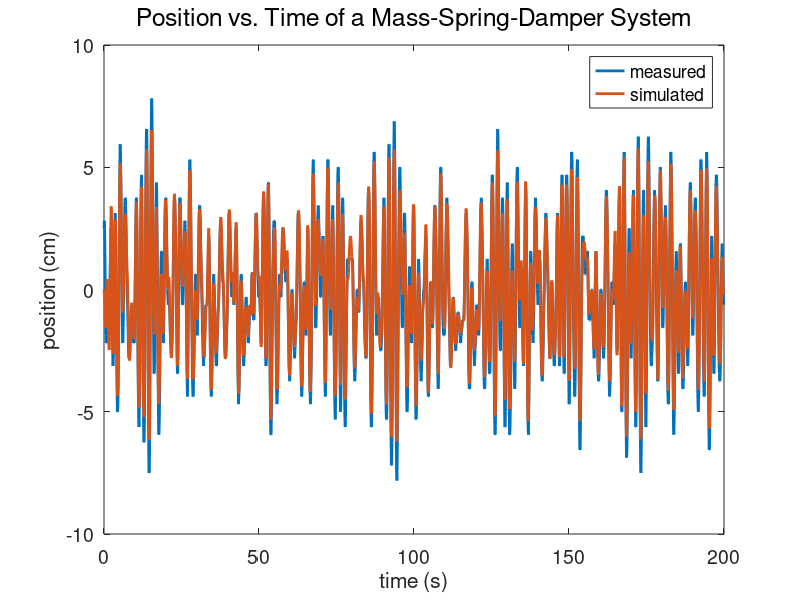

Write the MATLAB code that produced this figure. (Note: this script raises an error after producing the figure.)
%% MAE 283A: Homework 2, Question 3 by David Lim

%% 3.1: Parameter estimation

% Load data
clear
load('mass_spring_damper.mat')

% Define indices
t_i = 3;
N = length(t);
idx = (t_i:N);

% Define data matrices
PHI = [ u(idx-1) u(idx-2) -y(idx-1) -y(idx-2) ];
Y = y(idx);

% Compute LS estimate
theta_LS = PHI\Y

%% 3.2: Simulation

% Sampling time:
Delta_T = mean(diff(t));

% Define discrete-time transfer function model
num = theta_LS(1:2)';
den = [1 theta_LS(3:4)'];
G = tf(num,den,Delta_T);

% Simulate model with input data
y_sim = lsim(G,u,t);

% Plot results
figure(1)
h = plot(t,[y y_sim],'LineWidth',2);
xlabel('time (s)')
ylabel('position (cm)')
legend('measured','simulated')
set(gca,'FontSize',14)
title('Position vs. Time of a Mass-Spring-Damper System','FontWeight','Normal','FontSize',18)

%% 3.3: Physical parameter estimation

% Obtain DC gain
gain_dc = evalfr(G,1);

% Obtain approximate damped resonant frequency and peak gain
[gain_max,w_d] = getPeakGain(G);

% Estimate damping ratio based on normalized resonant peak gain
syms zeta; zeta = min( double( solve( (2*zeta*sqrt(1-zeta^2))^-1 == gain_max/gain_dc, zeta ) ) );

% Estimate natural frequency
w_n = w_d/sqrt(1-zeta^2);

% Estimate spring constant (N/m) (made sure to convert cm to m)
k_hat = 1/(0.01*gain_dc)

% Estimate mass (kg)
m_hat = k_hat/w_n^2

% Estimate damping coefficient (Ns/m)
b_hat = zeta*2*m_hat*w_n

% I would have preferred using this:
% Gc = d2c(G,'zoh')

% Compare frequency responses of each model
Gc = tf(1,[m_hat b_hat k_hat]);
bode(0.01*G)
hold on
bode(Gc)
hold off
shg
legend({'discrete model','continuous model'})